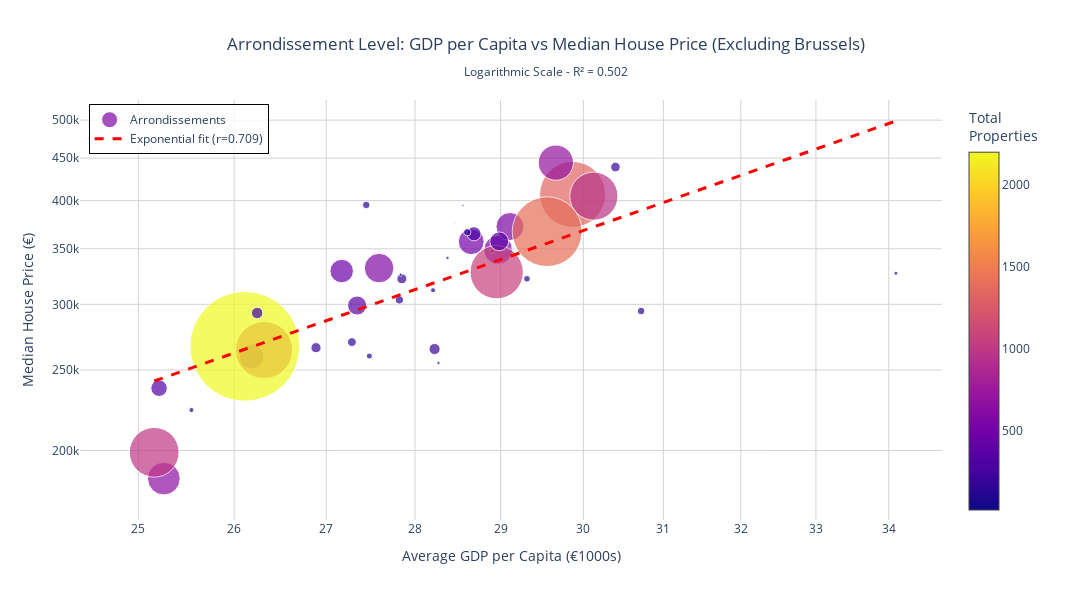

Write notebook code for a chart like this one.
### Markdown cell above
Now we can see something is throwing off the data. Let's check out what the graph would look like if we exclude Brussels.

### Code cell
# Plot arrondissement analysis excluding Brussels
fig_no_brussels = create_gdp_price_plot(
    arrondissement_analysis, 
    level='arrondissement',
    exclude_regions=['Brussels Hoofdstedelijk Gewest'],
    title_suffix=' (Excluding Brussels)'
)
fig_no_brussels.show()

### Figure 1 — Plotly figure (JSON) as saved in the notebook; plotly's stock layout.template omitted (floating-point values rounded to 4 significant figures)
{"data": [{"customdata": [7, 3, 4, 11, 4, 8, 6, 5, 7, 2, 2, 11, 8, 1, 7, 13, 5, 7, 2, 4, 4, 7, 18, 4, 4, 8, 12, 5, 19, 4, 4, 4, 3, 3, 8, 1, 2, 10, 18, 3, 6, 4], "hovertemplate": "<b>%{text}</b><br>Municipalities: %{customdata}<br>GDP per Capita: €%{x:,.0f}<br>Median Price: €%{y:,.0f}<br><extra></extra>", "marker": {"color": [576, 77, 167, 1319, 65, 653, 133, 517, 995, 45, 66, 490, 1142, 62, 963, 706, 469, 92, 21, 284, 331, 192, 2196, 101, 176, 560, 1066, 121, 1396, 382, 148, 101, 224, 201, 231, 30, 62, 377, 590, 150, 151, 203], "colorbar": {"title": {"text": "Total<br>Properties"}}, "colorscale": [[0, "#0d0887"], [0.1111, "#46039f"], [0.2222, "#7201a8"], [0.3333, "#9c179e"], [0.4444, "#bd3786"], [0.5556, "#d8576b"], [0.6667, "#ed7953"], [0.7778, "#fb9f3a"], [0.8889, "#fdca26"], [1, "#f0f921"]], "line": {"color": "white", "width": 1}, "showscale": true, "size": [28.8, 3.85, 8.35, 65.95, 3.25, 32.65, 6.65, 25.85, 49.75, 2.25, 3.3, 24.5, 57.1, 3.1, 48.15, 35.3, 23.45, 4.6, 1.05, 14.2, 16.55, 9.6, 109.8, 5.05, 8.8, 28, 53.3, 6.05, 69.8, 19.1, 7.4, 5.05, 11.2, 10.05, 11.55, 1.5, 3.1, 18.85, 29.5, 7.5, 7.55, 10.15]}, "mode": "markers", "name": "Arrondissements", "text": ["Arrondissement Aalst", "Arrondissement Aarlen", "Arrondissement Aat", "Arrondissement Antwerpen", "Arrondissement Bastenaken", "Arrondissement Bergen", "Arrondissement Borgworm", "Arrondissement Brugge", "Arrondissement Charleroi", "Arrondissement Dendermonde", "Arrondissement Diksmuide", "Arrondissement Dinant", "Arrondissement Doornik-Moeskroen", "Arrondissement Eeklo", "Arrondissement Gent", "Arrondissement Halle-Vilvoorde", "Arrondissement Hasselt", "Arrondissement Hoei", "Arrondissement Ieper", "Arrondissement Kortrijk", "Arrondissement La Louvière", "Arrondissement Leuven", "Arrondissement Luik", "Arrondissement Maaseik", "Arrondissement Marche-en-Famenne", "Arrondissement Mechelen", "Arrondissement Namen", "Arrondissement Neufchâteau", "Arrondissement Nijvel", "Arrondissement Oostende", "Arrondissement Oudenaarde", "Arrondissement Philippeville", "Arrondissement Roeselare", "Arrondissement Sint-Niklaas", "Arrondissement Thuin", "Arrondissement Tielt", "Arrondissement Tongeren", "Arrondissement Turnhout", "Arrondissement Verviers", "Arrondissement Veurne", "Arrondissement Virton", "Arrondissement Zinnik"], "type": "scatter", "x": [28.97, 34.1, 27.82, 29.87, 28.27, 25.26, 29.31, 28.65, 25.16, 28.56, 28.38, 26.19, 26.32, 29.06, 30.13, 29.66, 27.17, 28.9, 28.46, 28.69, 25.21, 30.4, 26.11, 28.21, 27.29, 29.11, 28.95, 27.48, 29.56, 27.34, 28.61, 25.55, 28.23, 27.85, 26.25, 29.13, 27.84, 28.98, 27.59, 27.45, 30.72, 26.89], "y": [349000, 327000, 303750, 407000, 254950, 185000, 322000, 356895, 199000, 394900.0, 341200.0, 259500, 264250, 350000, 405000, 444450, 329000, 347677, 375876, 364875, 237700.0, 439000, 267000, 312000, 270150, 372250, 328000, 259900, 367000, 299000, 366400.0, 223750, 265000, 322000, 292875, 350750, 325750, 357250, 331700.0, 395200, 294450, 266000.0]}, {"hovertemplate": "Predicted Price: €%{y:,.0f}<extra></extra>", "line": {"color": "red", "dash": "dash", "width": 3}, "mode": "lines", "name": "Exponential fit (r=0.709)", "type": "scatter", "x": [25.16, 25.25, 25.34, 25.43, 25.52, 25.61, 25.7, 25.79, 25.88, 25.97, 26.06, 26.16, 26.25, 26.34, 26.43, 26.52, 26.61, 26.7, 26.79, 26.88, 26.97, 27.06, 27.15, 27.24, 27.33, 27.42, 27.51, 27.6, 27.69, 27.78, 27.87, 27.96, 28.05, 28.14, 28.23, 28.32, 28.41, 28.5, 28.59, 28.68, 28.77, 28.86, 28.95, 29.04, 29.13, 29.22, 29.31, 29.41, 29.5, 29.59, 29.68, 29.77, 29.86, 29.95, 30.04, 30.13, 30.22, 30.31, 30.4, 30.49, 30.58, 30.67, 30.76, 30.85, 30.94, 31.03, 31.12, 31.21, 31.3, 31.39, 31.48, 31.57, 31.66, 31.75, 31.84, 31.93, 32.02, 32.11, 32.2, 32.29, 32.38, 32.47, 32.56, 32.65, 32.75, 32.84, 32.93, 33.02, 33.11, 33.2, 33.29, 33.38, 33.47, 33.56, 33.65, 33.74, 33.83, 33.92, 34.01, 34.1], "y": [242500.0, 244600.0, 246600.0, 248700.0, 250800.0, 253000.0, 255100.0, 257200.0, 259300.0, 261500.0, 263700.0, 265800.0, 268000.0, 270200.0, 272400.0, 274600.0, 276800.0, 279100.0, 281300.0, 283600.0, 285800.0, 288100.0, 290400.0, 292700.0, 295000.0, 297300.0, 299700.0, 302000.0, 304300.0, 306700.0, 309100.0, 311500.0, 313900.0, 316300.0, 318700.0, 321100.0, 323500.0, 326000.0, 328400.0, 330900.0, 333400.0, 335900.0, 338400.0, 340900.0, 343400.0, 345900.0, 348500.0, 351000.0, 353600.0, 356100.0, 358700.0, 361300.0, 363900.0, 366500.0, 369200.0, 371800.0, 374500.0, 377100.0, 379800.0, 382500.0, 385200.0, 387900.0, 390600.0, 393300.0, 396100.0, 398800.0, 401600.0, 404300.0, 407100.0, 409900.0, 412700.0, 415500.0, 418300.0, 421200.0, 424000.0, 426900.0, 429800.0, 432600.0, 435500.0, 438400.0, 441300.0, 444300.0, 447200.0, 450200.0, 453100.0, 456100.0, 459100.0, 462100.0, 465100.0, 468100.0, 471100.0, 474100.0, 477200.0, 480300.0, 483300.0, 486400.0, 489500.0, 492600.0, 495700.0, 498900.0]}], "layout": {"height": 600, "hovermode": "closest", "legend": {"bgcolor": "rgba(255, 255, 255, 0.8)", "bordercolor": "Black", "borderwidth": 1, "x": 0.01, "xanchor": "left", "y": 0.99, "yanchor": "top"}, "margin": {"r": 150}, "showlegend": true, "title": {"text": "Arrondissement Level: GDP per Capita vs Median House Price (Excluding Brussels)<br><sub>Logarithmic Scale - R² = 0.502</sub>", "x": 0.5, "xanchor": "center"}, "width": 1200, "xaxis": {"gridcolor": "lightgray", "title": {"text": "Average GDP per Capita (€1000s)"}, "type": "log"}, "yaxis": {"gridcolor": "lightgray", "title": {"text": "Median House Price (€)"}, "type": "log"}}}
